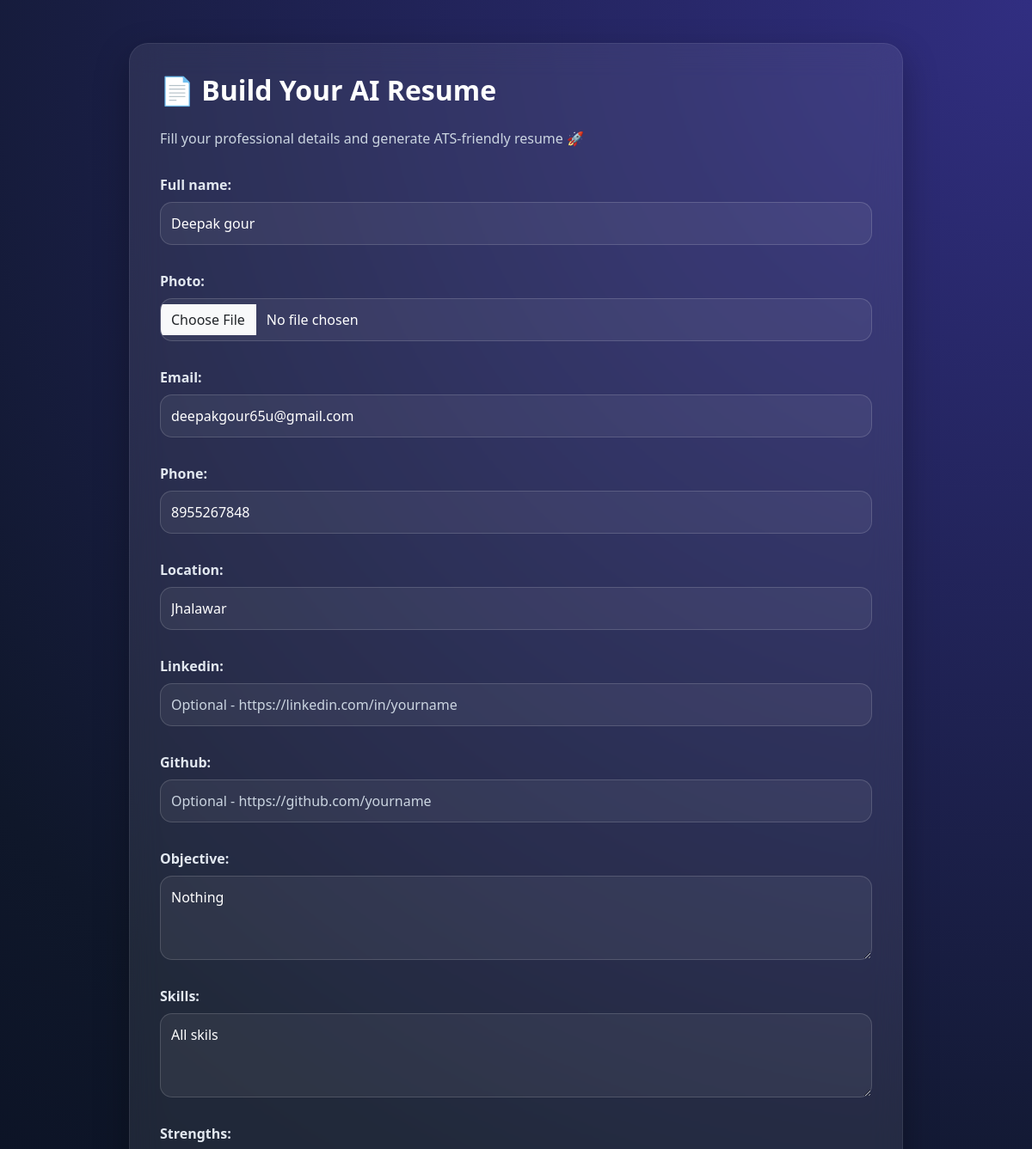
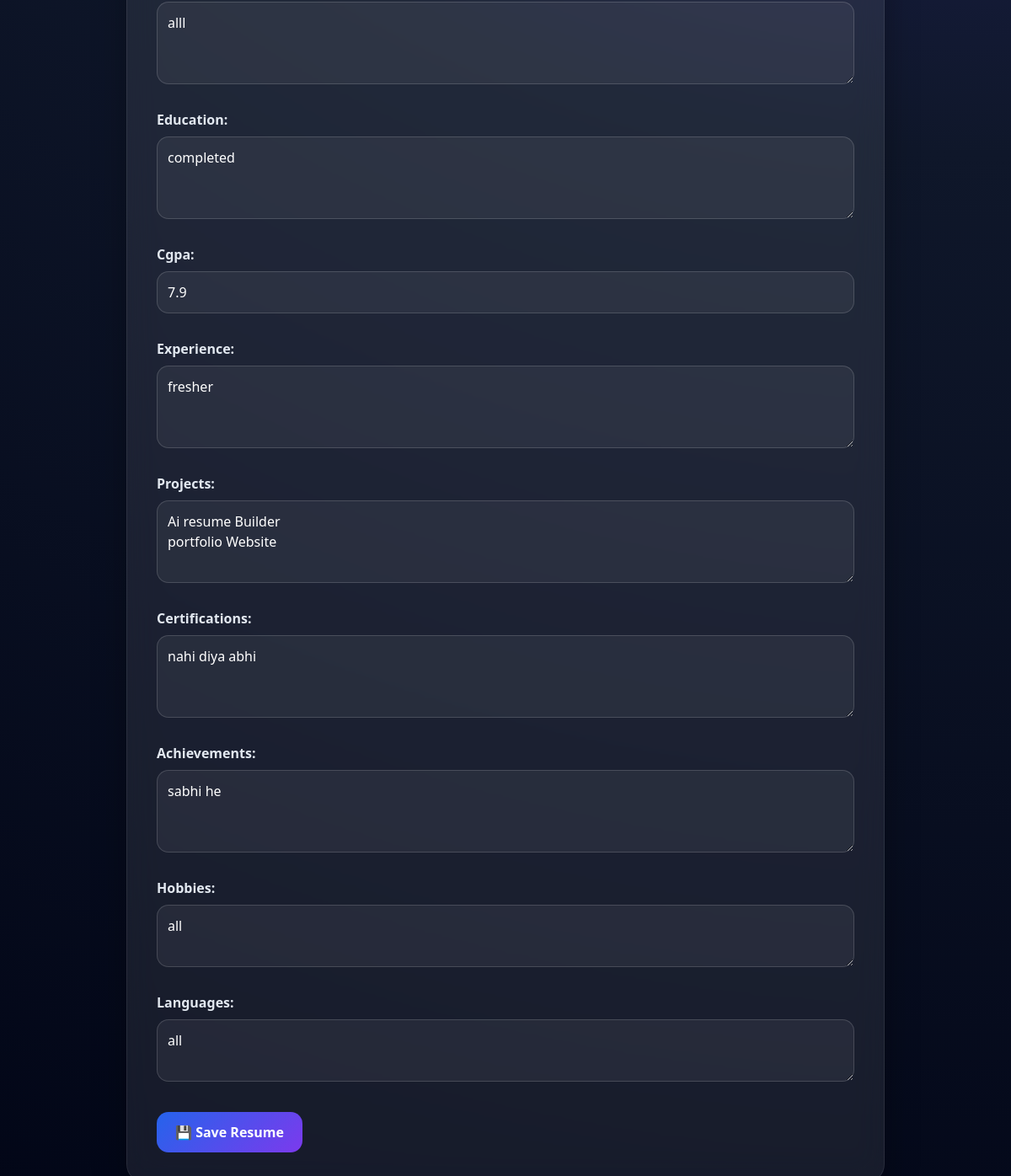
The app's page /resume/ (signed in) with its own data (2 pictures, top to bottom).
### accounts/models.py (models this page shows, shortened)
class ResumeProfile(models.Model):
    user = models.OneToOneField(User, on_delete=models.CASCADE)
    full_name = models.CharField(max_length=100)
    photo = models.ImageField(upload_to='profile_photos/', blank=True, null=True)
    email = models.EmailField()
    phone = models.CharField(max_length=15)
    location = models.CharField(max_length=100, blank=True)
    linkedin = models.URLField(blank=True)
    github = models.URLField(blank=True)
    objective = models.TextField(blank=True)
    skills = models.TextField()
    strengths = models.TextField(blank=True)
    education = models.TextField()
    cgpa = models.CharField(max_length=20, blank=True)
    experience = models.TextField(blank=True)
    projects = models.TextField(blank=True)
    certifications = models.TextField(blank=True)
    achievements = models.TextField(blank=True)
    hobbies = models.TextField(blank=True)
    languages = models.TextField(blank=True)

### accounts/views.py (the view)
# urls.py: path("resume/", views.resume_form, name="resume"),
@login_required
def resume_form(request):
    resume, created = ResumeProfile.objects.get_or_create(user=request.user)
    if request.method == "POST":
        form = ResumeForm(request.POST, request.FILES, instance=resume)
        if form.is_valid():
            form.save()
            return redirect("resume_preview")
    else:
        form = ResumeForm(instance=resume)
    return render(request, "resume_form.html", {"form": form})

### accounts/templates/resume_form.html (shortened to what this page needs)
<!doctype html>
<html>
<head>
    <link href="https://cdn.jsdelivr.net/npm/bootstrap@5.3.3/dist/css/bootstrap.min.css" rel="stylesheet">
</head>
<body>
<div class="form-box">
    <h2>📄 Build Your AI Resume</h2>
    <p class="sub">Fill your professional details and generate ATS-friendly resume 🚀</p>
    <form method="post" enctype="multipart/form-data">
        {{ form.as_p }}
        <button type="submit" class="btn btn-ai">💾 Save Resume</button>
    </form>
</div>
</body>
</html>

### accounts/templates/resume_form.html (style rules this page uses)
body { background: radial-gradient(circle at top right,#312e81,#0f172a,#020617); min-height:100vh; color:white; font-family:'Segoe UI',sans-serif; }
.form-box { max-width:900px; margin:50px auto; background: rgba(255,255,255,0.08); backdrop-filter: blur(18px); border:1px solid rgba(255,255,255,0.08); border-radius:22px; padding:35px; box-shadow:0 15px 40px rgba(0,0,0,0.3); }
.form-control, textarea, select { background: rgba(255,255,255,0.06) !important; border:1px solid rgba(255,255,255,0.15) !important; color:white !important; border-radius:14px; padding:12px; }
.form-control::placeholder, textarea::placeholder { color:#cbd5e1; }
label { margin-top:14px; margin-bottom:8px; font-weight:600; color:#e2e8f0; }
.btn-ai { background: linear-gradient(135deg,#2563eb,#7c3aed); border:none; color:white; border-radius:14px; padding:12px 22px; font-weight:600; margin-top:20px; }
h2 { margin-bottom:25px; font-weight:700; }
.sub { color:#cbd5e1; }

### records on screen
ResumeProfile: full_name "Deepak gour", email "deepakgour65u@gmail.com", phone "8955267848", location "Jhalawar", objective "Nothing", skills "All skils", strengths "alll", education "completed", cgpa "7.9", experience "fresher", projects "Ai resume Builder portfolio Website", certifications "nahi diya abhi", achievements "sabhi he", hobbies "all", languages "all"
